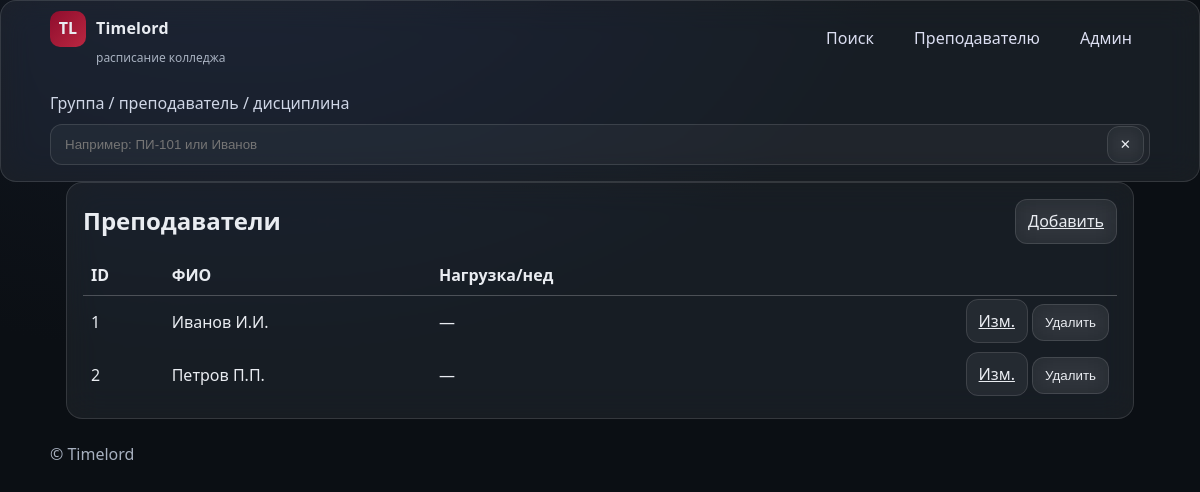
The page /admin/teachers (signed in) on the database its author committed.
### models/teacher.py (models this page shows)
class Teacher(db.Model):
    id = db.Column(db.Integer, primary_key=True)
    full_name = db.Column(db.String(255), nullable=False)
    short_name = db.Column(db.String(128), nullable=True)

### blueprints/admin/routes.py (the view)
    @login_required
    def wrapper(*args, **kwargs):
        role = getattr(current_user, "role", None)
        if role not in ("admin", "superadmin"):
            abort(403)
        return view(*args, **kwargs)

### blueprints/admin/routes.py (called while the page is built)
def admin_required(view):
    @login_required
    def wrapper(*args, **kwargs):
        role = getattr(current_user, "role", None)
        if role not in ("admin", "superadmin"):
            abort(403)
        return view(*args, **kwargs)
    wrapper.__name__ = view.__name__
    return wrapper

@bp.get("/teachers")
@admin_required
def teachers_list():
    if not Teacher:
        abort(501, description="Model Teacher is missing")
    if hasattr(Teacher, "full_name"):
        items = db.session.query(Teacher).order_by(getattr(Teacher, "full_name").asc()).all()
    elif hasattr(Teacher, "last_name"):
        items = db.session.query(Teacher).order_by(getattr(Teacher, "last_name").asc()).all()
    else:
        items = db.session.query(Teacher).all()
    return render_template("admin/teachers_list.html", items=items, model=Teacher)

### models/user.py (called while the page is built)
@login_manager.user_loader
def load_user(user_id: str):
    try:
        return db.session.get(User, int(user_id))
    except Exception:
        return None

    @property
    def is_active(self):
        return bool(self.is_active_flag)

### templates/admin/teachers_list.html
{% extends "layout.html" %}
{% block content %}
<section class="glass" style="padding:16px">
  <div style="display:flex;justify-content:space-between;align-items:center;gap:12px">
    <h2 style="margin:0">Преподаватели</h2>
    <a class="btn" href="{{ url_for('admin.teachers_form') }}">Добавить</a>
  </div>
  <div style="margin-top:12px;overflow:auto">
    <table style="width:100%;border-collapse:collapse">
      <thead>
        <tr>
          <th style="text-align:left;padding:8px;border-bottom:1px solid var(--panel-border)">ID</th>
          <th style="text-align:left;padding:8px;border-bottom:1px solid var(--panel-border)">ФИО</th>
          <th style="text-align:left;padding:8px;border-bottom:1px solid var(--panel-border)">Нагрузка/нед</th>
          <th style="padding:8px;border-bottom:1px solid var(--panel-border)"></th>
        </tr>
      </thead>
      <tbody>
      {% for t in items %}
        <tr>
          <td style="padding:8px">{{ t.id }}</td>
          <td style="padding:8px">
            {% if hasattr(t,'full_name') and t.full_name %}{{ t.full_name }}
            {% else %}
              {{ getattr(t,'last_name','') }} {{ getattr(t,'first_name','') }} {{ getattr(t,'middle_name','') }}
            {% endif %}
          </td>
          <td style="padding:8px">{{ getattr(t,'weekly_hours_limit','—') }}</td>
          <td style="padding:8px;text-align:right;white-space:nowrap">
            <a class="btn" href="{{ url_for('admin.teachers_form', item_id=t.id) }}">Изм.</a>
            <form method="post" action="{{ url_for('admin.teachers_delete', item_id=t.id) }}" style="display:inline" onsubmit="return confirm('Удалить?')">
              <button class="btn" type="submit">Удалить</button>
            </form>
          </td>
        </tr>
      {% else %}
        <tr><td colspan="4" class="muted" style="padding:8px">Нет данных</td></tr>
      {% endfor %}
      </tbody>
    </table>
  </div>
</section>
{% endblock %}

### static/css/theme.css (style rules this page uses)
:root { --bg:#0b0f14; --panel:rgba(255,255,255,.06); --panel-border:rgba(255,255,255,.12); --text:#e9ecf1; --muted:#a7b0bf; --brand:#8e0d2d; --brand-2:#ba2741; --gold:#c9a227; --ok:#2dbf7a; --warn:#ffb020; --danger:#ff5a7a; }
* { box-sizing:border-box }
html,body { height:100% }
body.page { margin:0;background:radial-gradient(1200px 800px at 20% -10%,#121823 0%,#0b0f14 55%,#0b0f14 100%);color:var(--text);font:400 16px/1.45 system-ui,-apple-system,Segoe UI,Roboto,Ubuntu,"Helvetica Neue",Arial }
.btn { border:1px solid var(--panel-border);background:var(--panel);backdrop-filter:saturate(140%) blur(12px);color:var(--text);padding:10px 12px;border-radius:12px }
.glass { background:var(--panel);backdrop-filter:saturate(160%) blur(16px);border:1px solid var(--panel-border);border-radius:16px }

### rows shown on the page
Teacher: id "1", full_name "Иванов И.И.", getattr "—"
Teacher: id "2", full_name "Петров П.П.", getattr "—"
